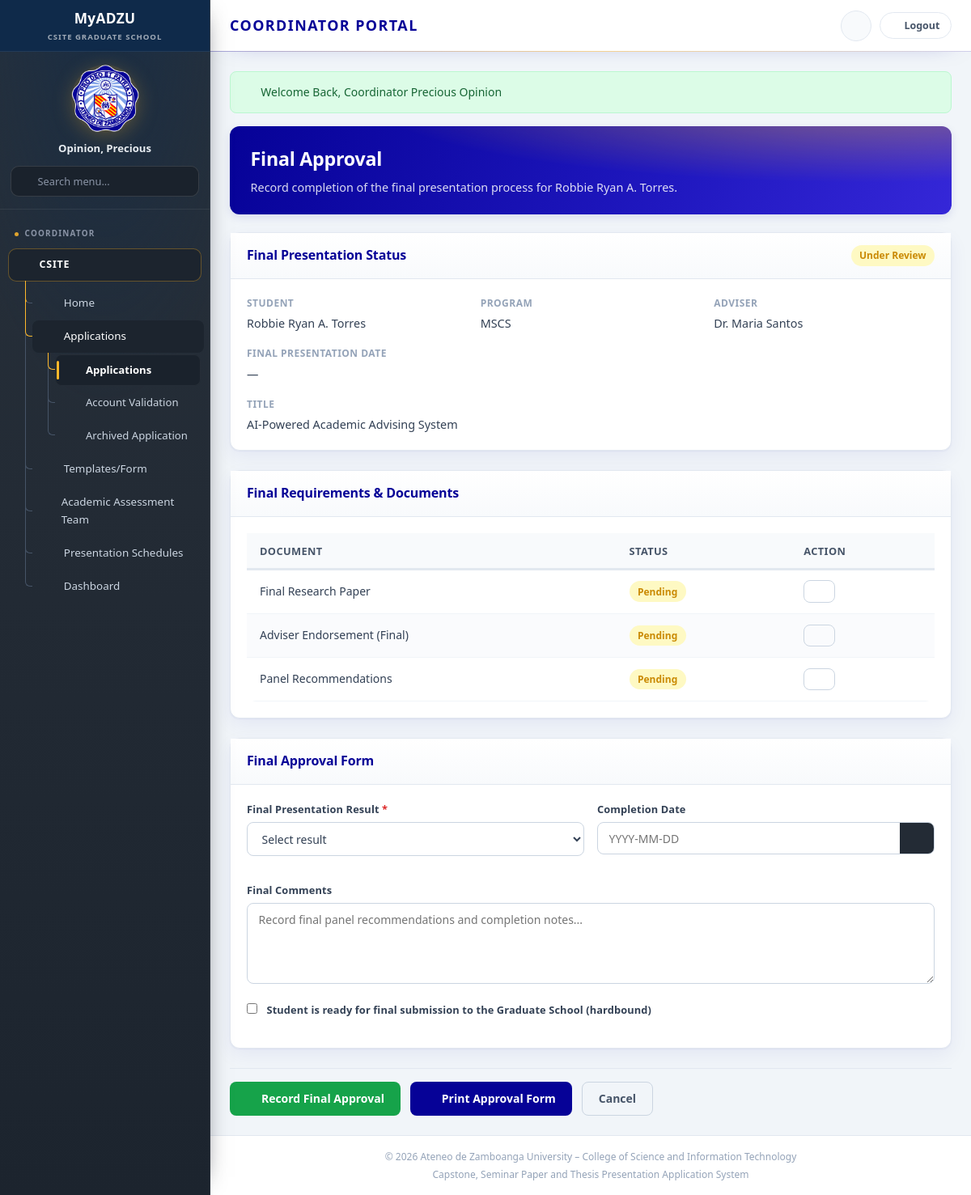
Page /coordinator/applications/approval.php?id=17 (signed in) on the earlier database version.
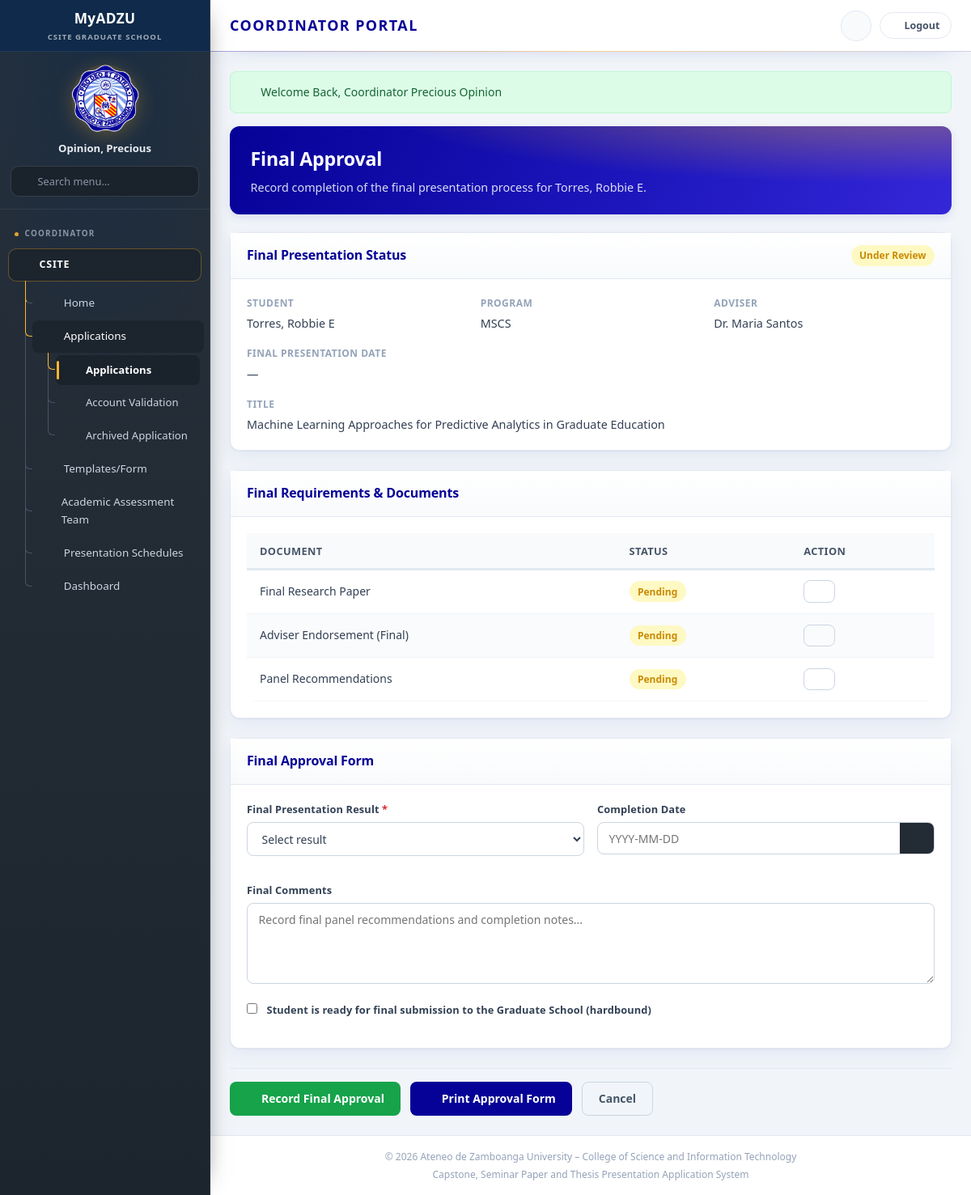
Same page on the later database version.
### tables this page shows
CREATE TABLE `applications` (
  `application_id` int(11) NOT NULL,
  `user_id` int(11) NOT NULL,
  `presentation_stage` varchar(100) NOT NULL,
  `paper_title` text NOT NULL,
  `abstract` text DEFAULT NULL,
  `status` enum('submitted','under_review','for_payment','payment_recorded','ready_for_presentation','scheduled','approved','requires_revision','completed') DEFAULT 'submitted',
  `coordinator_comment` text DEFAULT NULL,
  `grad_school_endorsed` tinyint(1) NOT NULL DEFAULT 0,
  `payment_recorded` tinyint(1) NOT NULL DEFAULT 0,
  `receipt_number` varchar(100) DEFAULT NULL,
  `payment_date` date DEFAULT NULL,
  `payment_amount` decimal(10,2) DEFAULT NULL,
  `ready_for_presentation` tinyint(1) NOT NULL DEFAULT 0,
  `workflow_state` text DEFAULT NULL,
  `result` varchar(50) DEFAULT NULL,
  `submitted_at` timestamp NOT NULL DEFAULT current_timestamp(),
  `updated_at` timestamp NOT NULL DEFAULT current_timestamp() ON UPDATE current_timestamp(),
  `archived_at` timestamp NULL DEFAULT NULL
);

CREATE TABLE `students` (
  `student_id` int(11) NOT NULL,
  `user_id` int(11) NOT NULL,
  `first_name` varchar(50) NOT NULL,
  `last_name` varchar(50) NOT NULL,
  `middle_initial` varchar(5) DEFAULT NULL,
  `age` int(11) NOT NULL,
  `gender` varchar(20) NOT NULL,
  `program` varchar(100) NOT NULL,
  `track` enum('thesis','capstone','seminar') NOT NULL,
  `adviser_name` varchar(150) DEFAULT NULL,
  `enrollment_date` date DEFAULT NULL,
  `archived_at` timestamp NULL DEFAULT NULL
);

CREATE TABLE `tracks` (
  `track_id` int(11) NOT NULL,
  `track_code` varchar(30) NOT NULL,
  `track_name` varchar(100) NOT NULL,
  `description` text DEFAULT NULL,
  `created_at` timestamp NOT NULL DEFAULT current_timestamp()
);

### includes/config/db.php (called while the page is built, shortened)
<?php
class DB {
    private static $pdo = null;
    public static function getConnection() {
        if (self::$pdo === null) {
            $host = 'localhost';
            $db   = 'csite_grad_school';
            $user = 'root';
            $pass = '';
            $port = '3306';
            $dsn = "mysql:host=$host;port=$port;dbname=$db;charset=utf8mb4";
            try {
                self::$pdo = new PDO($dsn, $user, $pass, [
                    PDO::ATTR_ERRMODE            => PDO::ERRMODE_EXCEPTION,
                    PDO::ATTR_DEFAULT_FETCH_MODE => PDO::FETCH_ASSOC,
                    PDO::ATTR_EMULATE_PREPARES   => false,
                ]);
            } catch (PDOException $e) {
                die("Database Connection Error: " . $e->getMessage());
            }
        }
        return self::$pdo;
    }
    public static function query($sql, $params = []) {
        $pdo = self::getConnection();
        $stmt = $pdo->prepare($sql);
        $stmt->execute($params);
        return $stmt;
    }
}

### includes/config/modules/40-applications.php (called while the page is built, shortened)
<?php
function ensureApplicationAbstractSchema(): void {
    try {
        $columns = DB::query('SHOW COLUMNS FROM `applications`')->fetchAll(PDO::FETCH_COLUMN);
    } catch (Throwable $e) {
    }
}
function findApplication(int $id): ?array {
    if (class_exists('DB') && $id > 0) {
        ensureApplicationAbstractSchema();
        try {
            $stmt = DB::getConnection()->prepare(
                'SELECT a.application_id AS id, u.email AS studentEmail,
                        COALESCE(NULLIF(TRIM(CONCAT(s.last_name, ", ", s.first_name, IF(s.middle_initial IS NULL OR s.middle_initial = "", "", CONCAT(" ", s.middle_initial)))), ""), u.full_name) AS student,
                        CASE WHEN s.program LIKE "%Computer Science%" THEN "MSCS" WHEN s.program LIKE "%Information Technology%" THEN "MIT" WHEN s.program LIKE "%Mathematics%" THEN "MATH" ELSE s.program END AS program,
                        s.track, s.adviser_name AS adviser, a.presentation_stage AS stage,
                        a.paper_title AS title, a.abstract AS abstract, a.status, a.coordinator_comment AS coordinatorComment,
                        a.result, a.submitted_at AS date
                 FROM applications a
                 INNER JOIN users u ON u.user_id = a.user_id
                 LEFT JOIN students s ON s.user_id = u.user_id
                 WHERE a.application_id = :id AND a.archived_at IS NULL
                 LIMIT 1'
            );
            $stmt->execute(['id' => $id]);
            $row = $stmt->fetch();
            if ($row) {
                $row['stageKey'] = stageKeyFromLabel((string) $row['stage']);
                return $row;
            }
        } catch (Throwable $e) {
        }
    }
    return null;
}

### includes/config/modules/25-prototype-store.php (called while the page is built, shortened)
<?php
function storeGet(string $key, array $default = []): array {
    return $_SESSION[$key] ?? $default;
}

### includes/config/modules/44-helpers.php (called while the page is built, shortened)
<?php
function stageKeyFromLabel(string $label): string {
    $l = strtolower($label);
    return 'proposal';
}

### includes/config/modules/00-settings.php (called while the page is built, shortened)
<?php
$mockStudent = [
    'id'           => '2024-001',
    'name'         => 'Torres, Robbie Ryan A',
    'email'        => 'rtorres@adzu.edu.ph',
    'program'      => 'MSCS',
    'program_name' => 'Master of Science in Computer Science',
    'track'        => 'thesis',
    'enroll_date'  => '2024-08-15',
    'current_stage'=> 'proposal',
    'status'       => 'under_review',
    'title'        => 'AI-Powered Academic Advising System for Graduate Students',
    'adviser'      => 'Dr. Maria Santos',
    'completion_deadline' => '2027-08-15',
];

### includes/config/modules/31-authentication.php (called while the page is built, shortened)
<?php
function findStudentByEmail(string $email): ?array {
    foreach (storeGet('students') as $s) {
        if (strcasecmp((string) $s['email'], $email) === 0) {
            return $s;
        }
    }
    return null;
}
function currentStudentEmail(array $fallback): string {
    $id = (string) ($_SESSION['current_student_id'] ?? '');
    return $_SESSION['current_student_email'] ?? $fallback['email'];
}
function currentStudentProfile(array $fallback): array {
    $sessionUser = $_SESSION['user'] ?? [];
    $userId = $sessionUser['user_id'] ?? $_SESSION['user_id'] ?? null;
    $id = (string) ($_SESSION['current_student_id'] ?? '');
    $s = $id !== '' ? findStudentById($id) : null;
    $email = currentStudentEmail($fallback);
    if (!$s) {
        $s = findStudentByEmail($email);
    }
    $program = $s['program'];
    $track = getTrackForProgram($program);
    $fullName = PROGRAMS[$program] ?? $program;
    $programName = preg_replace('/\s*\(.*\)$/', '', $fullName) ?: $fullName;
    $enroll = $s['enrollDate'] ?? $fallback['enroll_date'];
    $year = (int) substr($enroll, 0, 4);
    return array_merge($fallback, [
        'id' => $s['id'],
        'name' => studentDisplayName($s),
        'email' => $s['email'],
        'program' => $program,
        'program_name' => $programName,
        'track' => $track,
        'trackLabel' => getTrackLabel($track),
        'enroll_date' => $enroll,
        'current_stage' => $s['currentStage'] ?? 'proposal',
        'status' => $s['status'] ?? 'pending',
        'title' => $s['title'] ?? $fallback['title'],
        'adviser' => $s['adviser'] ?? $fallback['adviser'],
        'completion_deadline' => ($year + 3) . substr($enroll, 4),
    ]);
}

### includes/config/modules/99-bootstrap.php (called while the page is built, shortened)
<?php
$mockStudent = currentStudentProfile($mockStudent);

### includes/config/config.php (called while the page is built, shortened)
<?php
require_once __DIR__ . '/modules/00-settings.php';
require_once __DIR__ . '/modules/10-ui-and-urls.php';
require_once __DIR__ . '/modules/20-workflow-definitions.php';
require_once __DIR__ . '/modules/25-prototype-store.php';
require_once __DIR__ . '/modules/30-people.php';
require_once __DIR__ . '/modules/31-authentication.php';
require_once __DIR__ . '/modules/40-applications.php';
require_once __DIR__ . '/modules/44-helpers.php';
require_once __DIR__ . '/modules/99-bootstrap.php';

### includes/config/modules/30-people.php (called while the page is built, shortened)
<?php
function studentDisplayName(array $s): string {
    $databaseName = trim((string) ($s['name'] ?? $s['full_name'] ?? ''));
    $first = trim((string) ($s['firstName'] ?? $s['first_name'] ?? ''));
    $last = trim((string) ($s['lastName'] ?? $s['last_name'] ?? ''));
    $mi = trim((string) ($s['middleInitial'] ?? $s['middle_initial'] ?? ''));
    $mi = $mi !== '' ? rtrim($mi, '.') : '';
    return canonicalStudentName($first, $last, $mi);
}
function formatPersonName(?string $name): string {
    $name = trim(preg_replace('/\s+/', ' ', (string) $name) ?? '');
    if ($name === '' || ($name !== strtoupper($name) && $name !== strtolower($name))) {
        return $name;
    }
    return ucwords(strtolower($name), " \t\r\n\f\v-'");
}
function canonicalStudentName(string $first, string $last, ?string $middleInitial = ''): string {
    $first = formatPersonName($first);
    $last = formatPersonName($last);
    $mi = trim((string) $middleInitial);
    $mi = $mi !== '' ? rtrim($mi, '.') : '';
    return trim($last . ', ' . $first . ($mi !== '' ? ' ' . $mi : ''));
}

### coordinator/applications/approval.php (the view, shortened to what the changed rows need)
<?php
require_once __DIR__ . '/../../includes/config/config.php';
$app = findApplication((int) ($_GET['id'] ?? 0)) ?? (storeGet('applications')[0] ?? null);
require_once __DIR__ . '/../../includes/layout/header.php';
?>
<div class="page-header page-banner">
    <h2>Final Approval</h2>
    <p>Record completion of the final presentation process<?= $app ? ' for ' . htmlspecialchars($app['student']) : '' ?>.</p>
</div>
<div class="card">
    <div class="card-header">
        <h3>Final Presentation Status</h3>
        <?= statusBadge($app['status'] ?? 'pending') ?>
    </div>
    <div class="card-body">
        <div class="detail-grid">
            <div class="detail-item"><label>Student</label><span><?= htmlspecialchars($app['student'] ?? $mockStudent['name']) ?></span></div>
            <div class="detail-item"><label>Adviser</label><span><?= htmlspecialchars($app['adviser'] ?? $mockStudent['adviser']) ?></span></div>
            <div class="detail-item" style="grid-column:1/-1;"><label>Title</label><span><?= htmlspecialchars($app['title'] ?? $mockStudent['title']) ?></span></div>
        </div>
    </div>
</div>
<div class="card">
    <div class="card-body">
        <div class="table-responsive">
            <table class="data-table">
                <thead><tr><th>Document</th><th>Status</th><th>Action</th></tr></thead>
                <tbody>
                    <tr>
                        <td><?= statusBadge('pending') ?></td>
                    </tr>
                    <tr>
                        <td><?= statusBadge('pending') ?></td>
                    </tr>
                    <tr>
                        <td><?= statusBadge('pending') ?></td>
                    </tr>
                </tbody>
            </table>
        </div>
    </div>
</div>
<?php require_once __DIR__ . '/../../includes/layout/footer.php'; ?>

### includes/config/modules/10-ui-and-urls.php (shortened to what the changed rows need)
<?php
function statusBadge(string $status): string {
    $info = STATUSES[$status] ?? ['label' => ucfirst($status), 'class' => 'status-pending'];
    return '<span class="status-badge ' . $info['class'] . '">' . htmlspecialchars($info['label']) . '</span>';
}
function getTracksForProgram(string $program): array {
    $trimmed = trim($program);
    $code = $trimmed;
    return PROGRAM_TRACKS[$code] ?? [];
}
function getTrackForProgram(string $program): string {
    $trimmed = trim($program);
    if ($trimmed !== '' && class_exists('DB')) {
        try {
            $stmt = DB::getConnection()->prepare(
                'SELECT tracks.track_code
                 FROM programs
                 INNER JOIN tracks ON tracks.track_id = programs.track_id
                 WHERE programs.program_code = :program
                    OR programs.program_name = :program
                    OR programs.program_name LIKE :program_like
                 LIMIT 1'
            );
            $stmt->execute([
                'program' => $trimmed,
                'program_like' => '%' . $trimmed . '%',
            ]);
            $databaseTrack = $stmt->fetchColumn();
            if (is_string($databaseTrack) && $databaseTrack !== '') {
                return strtolower($databaseTrack);
            }
        } catch (Throwable $e) {
        }
    }
    $tracks = getTracksForProgram($trimmed);
    if ($tracks) {
        return $tracks[0];
    }
    return 'thesis';
}
function getTrackLabel(string $track): string {
    return 'Thesis';
}

Differences in the rows shown:
now on this page (row edited): applications: status "Under Review", students.adviser_name "Dr. Maria Santos", paper_title "Machine Learning Approaches for Predictive Analytics in Graduate Education"
Other differences:
$app['student']: "Robbie Ryan A. Torres" → "Torres, Robbie E"
$info['label']: "Under Review Pending Pending Pending" → "Pending Pending Pending"
$app['adviser']: "Dr. Maria Santos" → (not shown)
$app['title']: "AI-Powered Academic Advising System" → (not shown)
